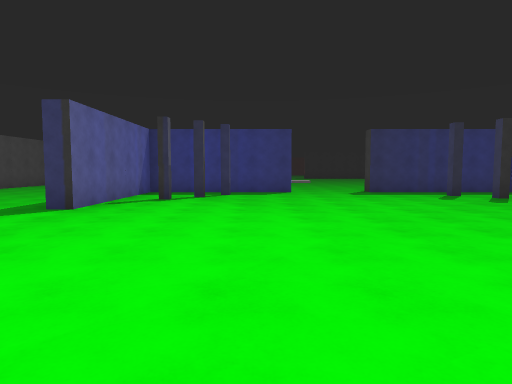
view 1 (above)

23 first-person views from a walk through a Unity game level. The camera is 1.5 m above the floor, tilts 4° down and sees 75° across. The floor is counted in squares, 2 m on a side. Each view is taken from the middle of a square. On the plan, view 1 faces up. The plan holds only what a view shows up to about 11 squares ahead; the rest is blank. The place goes on beyond the plan. Surface patterns are stand-ins for the level's own textures.

view 2
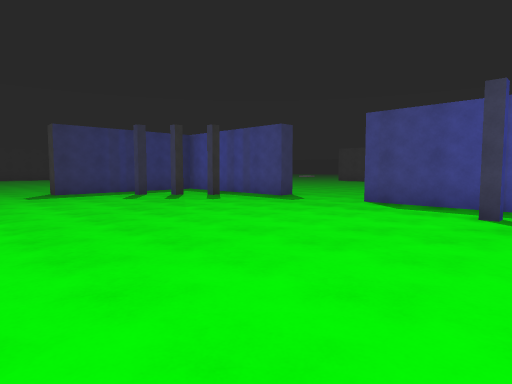

view 3
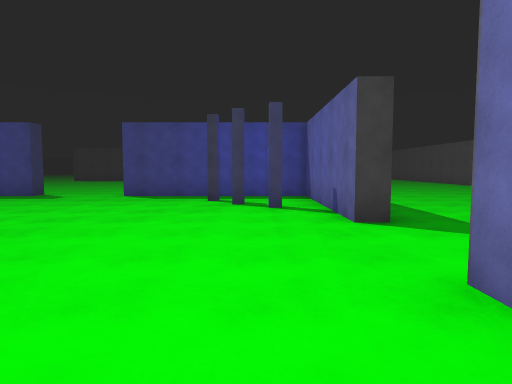

view 4
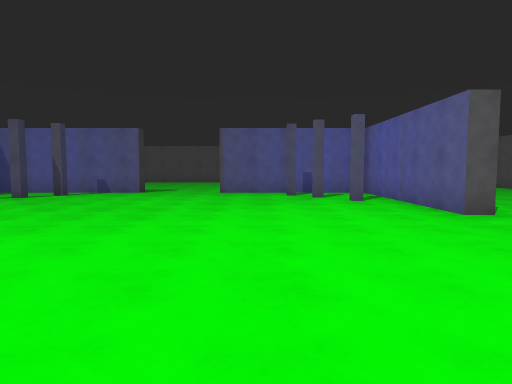

view 5
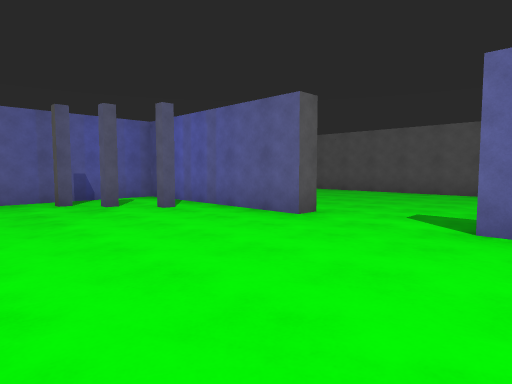

view 6
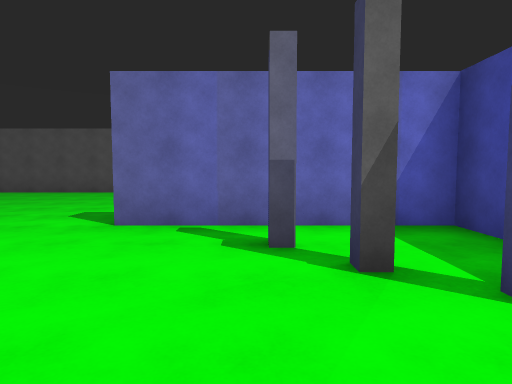

view 7
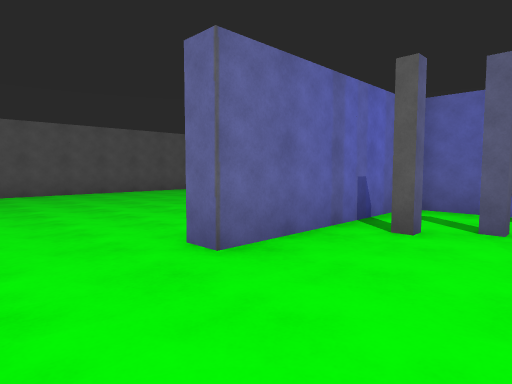

view 8
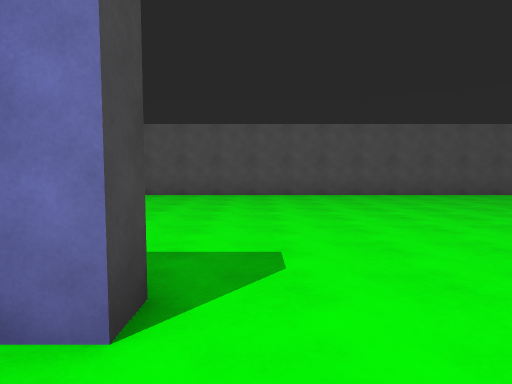

view 9
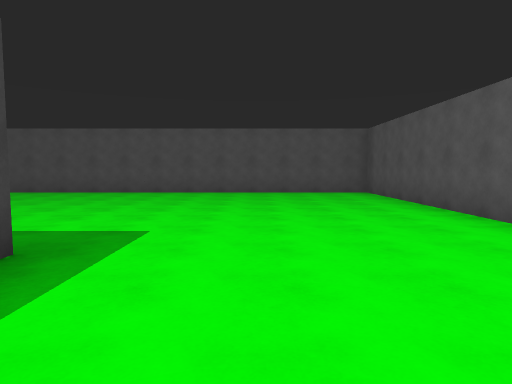

view 10
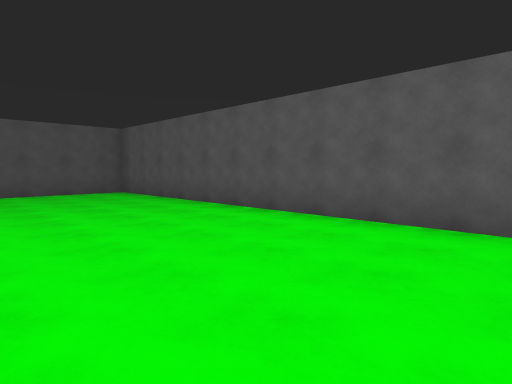

view 11
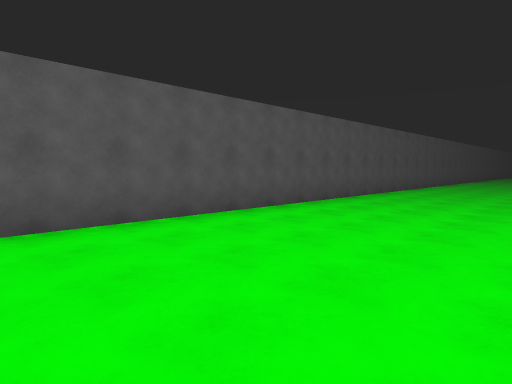

view 12
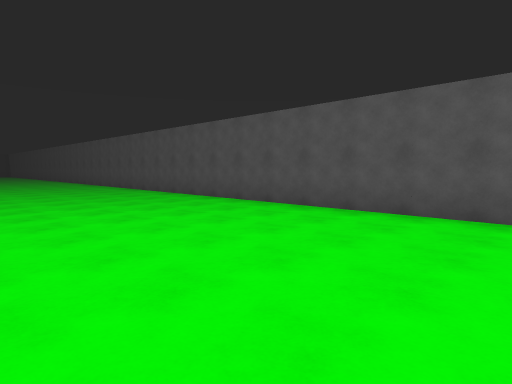

view 13
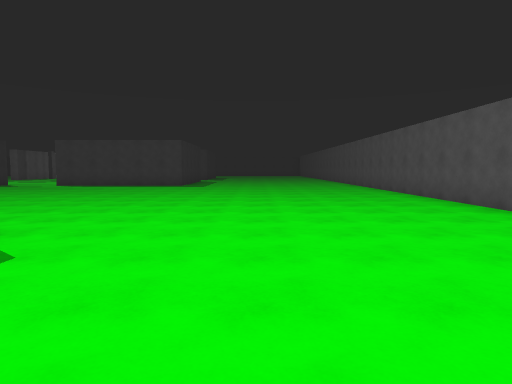

view 14
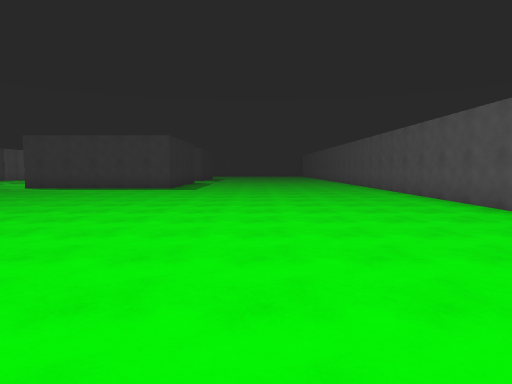

view 15
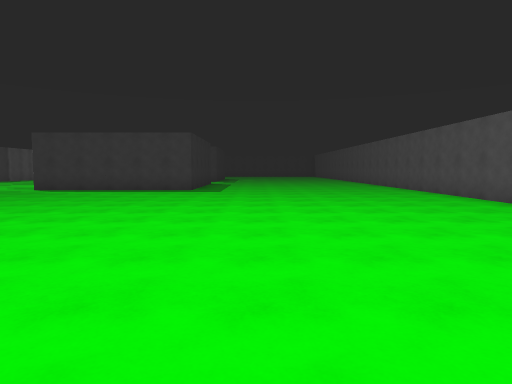

view 16
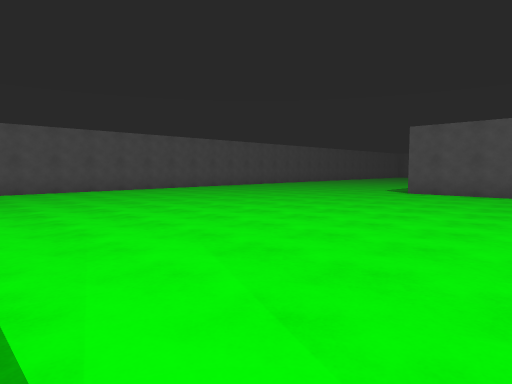

view 17
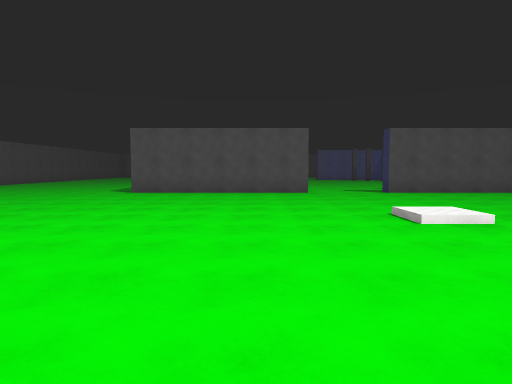

view 18
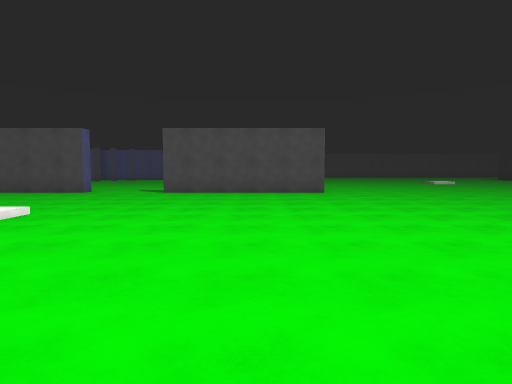

view 19
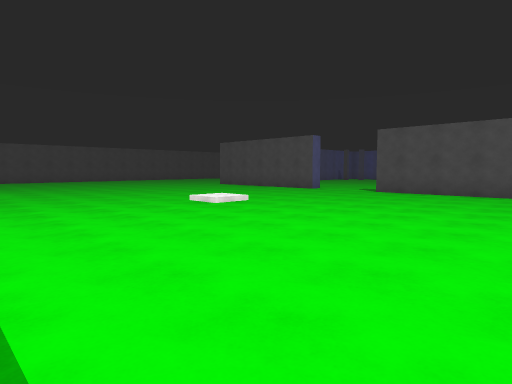

view 20
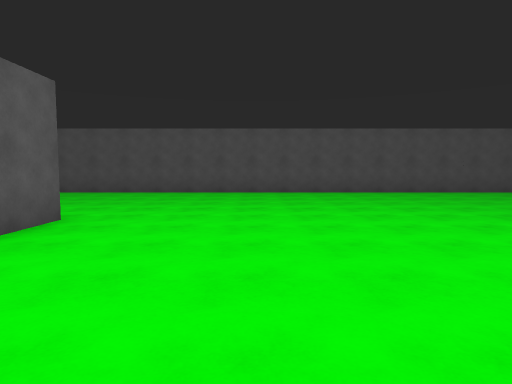

view 21
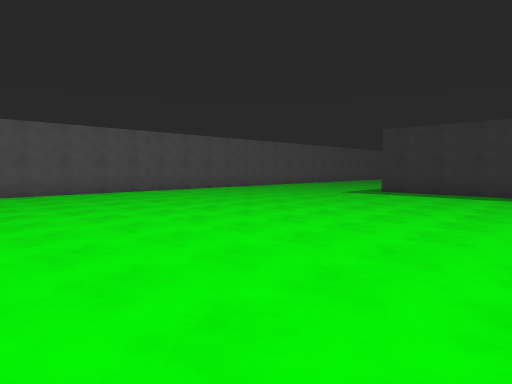

view 22
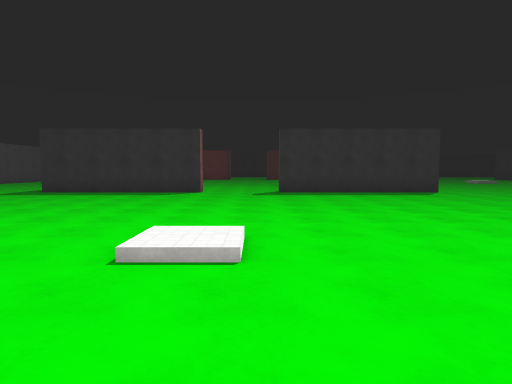

view 23
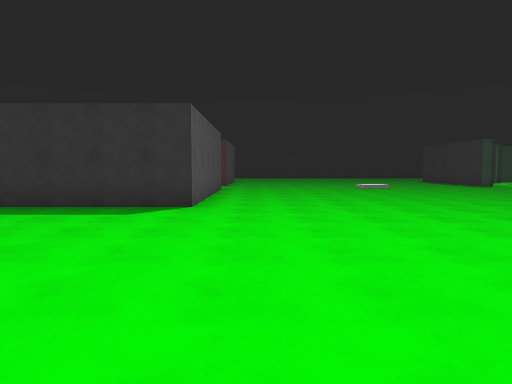

### Floor plan
Key: @ floor where view 1 was taken; # wall or solid block; x gap in a wall; . floor; / step, stairs or slope.
Columns run from 10 left of view 1 to 19 right of it. Each row starts with its distance up from view 1.
 30                   #.........
 29                   #.........
 28                   #.........
 27                   #........
 26       ######..#####.......
 25       ....................
 24      ....................
 23     ....................
 22 #  .....................
 21 #......................
 20 #................. ...
 19 #................   .
 18 #...........//...
 17 #...............
 16 #..............   ...
 15 #........... .    ....
 14 #...........      ......
 13 #..........       .......
 12 #.........   ..   .........
 11 #.....######..#####...........
 10 #.....#..x........#...........
  9 #.....#.........#.#...........
  8 #.....#.#.......###...........
  7 #.....#...........#...........
  6 #............................
  5 #......................./....
  4 #......................./.....
  3 #.....#...........#...........
  2 #.....#...........#...........
  1 #.....#.#........##...........
  0 #.....#.#.@.....#.#...........
 -1 #.....#...........#...........
 -2 #.....######..#####...........
 -3 #.......  ....................
 -4 #........ ....................
 -5 #.............................
 -6 #.............................
 -7 #.............................
 -8 #.............................
 -9 #.............................
-10 ##############################

Positions as (right, up) in squares from view 1, and headings:
1: (0, 0), facing up
2: (1, 0), facing up-right
3: (-1, 0), facing right
4: (0, 9), facing down
5: (1, 7), facing down-left
6: (1, 8), facing left
7: (3, 1), facing down-left
8: (3, 0), facing down
9: (-6, 1), facing down
10: (-5, 1), facing down-left
11: (-5, 1), facing up-left
12: (3, -4), facing down-right
13: (5, -5), facing right
14: (7, -5), facing right
15: (8, -4), facing right
16: (19, 2), facing down-left
17: (19, 2), facing left
18: (19, 9), facing left
19: (19, 11), facing down-left
20: (1, 14), facing left
21: (1, 15), facing up-left
22: (3, 15), facing up
23: (10, 19), facing up
